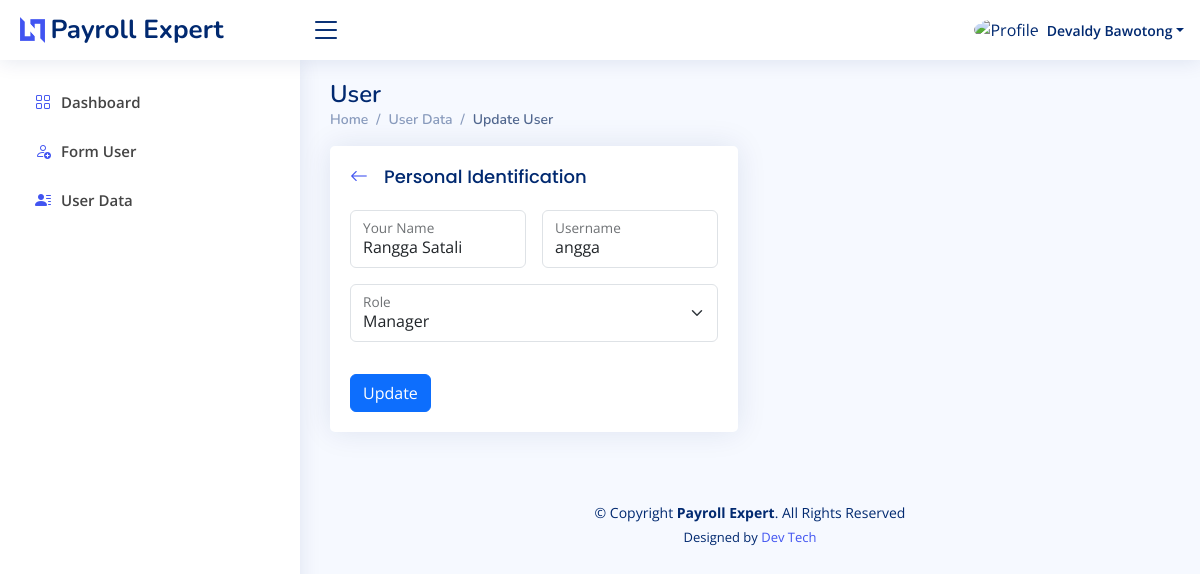
The page /index.php?page=update-user&id=2 (signed in) on the database its author committed.
### tables this page shows
CREATE TABLE `users_table` (
  `id` int NOT NULL,
  `name` varchar(30) NOT NULL,
  `username` varchar(20) NOT NULL,
  `password` varchar(255) NOT NULL,
  `role` varchar(20) NOT NULL,
  `signature` varchar(255) DEFAULT NULL
);

### layout/admin/form-update-user.php (the view, shortened to what this page needs)
<div class="pagetitle">
    <h1>User</h1>
    <nav>
        <ol class="breadcrumb">
            <li class="breadcrumb-item"><a href="?page=dashboard">Home</a></li>
            <li class="breadcrumb-item"><a href="?page=users">User Data</a></li>
            <li class="breadcrumb-item active">Update User</li>
        </ol>
    </nav>
</div>
<section class="section">
    <form class="row" action="./query/create_user.php" method="post">
        <div class="col-lg-6">
            <div class="card">
                <div class="card-body">
                    <h5 class="card-title"><a href="?page=users"><i class="bi bi-arrow-left me-3"></i></a>Personal Identification</h5>
                    <div class="row g-3">
                        <div class="col-md-6">
                            <div class="form-floating">
                                <input type="text" class="form-control" id="floatingName" placeholder="Your Name" required autocomplete="off" name="name" value="<?php echo $data->name; ?>">
                                <label for="floatingName">Your Name</label>
                            </div>
                        </div>
                        <div class="col-md-6">
                            <div class="form-floating">
                                <input type="text" class="form-control" id="floatingUsername" placeholder="Username" required autocomplete="off" name="username" value="<?php echo $data->username; ?>">
                                <label for="floatingUsername">Username</label>
                            </div>
                        </div>
                        <div class="col-md-12">
                            <div class="form-floating mb-3">
                                <select class="form-select text-capitalize" id="floatingSelect" aria-label="Role" name="role">
                                    <?php $optionVal = array("manager", "human resource");
                                    foreach ($optionVal as $row) {
                                    ?>
                                        <option value="<?php echo $row; ?>"
                                            <?php if ($row == $data->role) {
                                                echo "selected";
                                            } ?>>
                                            <?php echo $row; ?></option>
                                    <?php
                                    }
                                    ?>
                                </select>
                                <label for="floatingSelect">Role</label>
                            </div>
                        </div>
                        <div class="text-start">
                            <input type="submit" class="btn btn-primary" value="Update" name="submit" />
                        </div>
                    </div>
                </div>
            </div>
        </div>
    </form>
</section>

### assets/css/style.css (style rules this page uses)
:root { scroll-behavior: smooth; }
body { font-family: "Open Sans", sans-serif; background: #f6f9ff; color: #444444; }
a { color: #4154f1; text-decoration: none; }
h1, h2, h3, h4, h5, h6 { font-family: "Nunito", sans-serif; }
.pagetitle { margin-bottom: 10px; }
.pagetitle h1 { font-size: 24px; margin-bottom: 0; font-weight: 600; color: #012970; }
.card { margin-bottom: 30px; border: none; border-radius: 5px; box-shadow: 0px 0 30px rgba(1, 41, 112, 0.1); }
.card-title { padding: 20px 0 15px 0; font-size: 18px; font-weight: 500; color: #012970; font-family: "Poppins", sans-serif; }
.card-body { padding: 0 20px 20px 20px; }
.breadcrumb { font-size: 14px; font-family: "Nunito", sans-serif; color: #899bbd; font-weight: 600; }
.breadcrumb a { color: #899bbd; transition: 0.3s; }
.breadcrumb .breadcrumb-item::before { color: #899bbd; }
.breadcrumb .active { color: #51678f; font-weight: 600; }

### rows shown on the page
users_table: name "Rangga Satali", username "angga", role "manager"

### other values the page prints
$name "Devaldy Bawotong"
